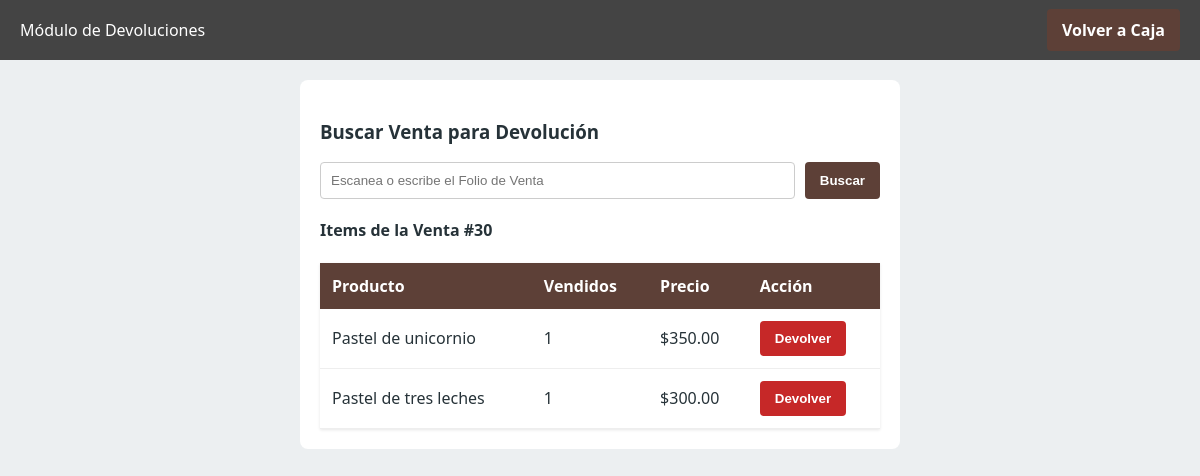
The app's page /operador_devoluciones.php?folio=30 (signed in) with its own data.
### tables this page shows
CREATE TABLE `ventas_det` (
  `id` int(10) UNSIGNED NOT NULL,
  `id_venta` int(10) UNSIGNED NOT NULL,
  `id_item` int(10) UNSIGNED NOT NULL,
  `cantidad` int(10) UNSIGNED NOT NULL,
  `precio_unitario` decimal(10,2) NOT NULL,
  `total` decimal(10,2) NOT NULL
);

CREATE TABLE `items` (
  `id` int(10) UNSIGNED NOT NULL,
  `codigo` varchar(50) NOT NULL,
  `nombre` varchar(150) NOT NULL,
  `descripcion` text DEFAULT NULL,
  `precio` decimal(10,2) NOT NULL,
  `id_proveedor` int(10) UNSIGNED DEFAULT NULL,
  `activo` tinyint(1) NOT NULL DEFAULT 1,
  `creado_en` timestamp NOT NULL DEFAULT current_timestamp(),
  `imagen` varchar(255) DEFAULT 'default.png'
);

### operador_devoluciones.php (the view, shortened to what this page needs)
<?php
require 'db.php';
$venta = null;
if (isset($_GET['folio'])) {
    $folio = $_GET['folio'];
    $sql = "SELECT vd.*, i.nombre
            FROM ventas_det vd
            JOIN items i ON vd.id_item = i.id
            WHERE vd.id_venta = $folio";
    $venta = $conn->query($sql);
}
?>
<!DOCTYPE html>
<html lang="es">
<head>
    <link rel="stylesheet" href="styles.css">
</head>
<body>
    <div class="pos-layout no-print">
        <header class="header" style="background:#444;">
            <div>Módulo de Devoluciones</div>
            <a href="pos.php" class="btn btn-primary">Volver a Caja</a>
        </header>
        <main class="pos-body" style="flex-direction:column; padding:20px; overflow-y:auto;">
            <div style="background:white; padding:20px; border-radius:8px; max-width:600px; margin:0 auto; width:100%;">
                <h3>Buscar Venta para Devolución</h3>
                <form method="GET" style="display:flex; gap:10px;">
                    <input type="number" name="folio" class="form-control" placeholder="Escanea o escribe el Folio de Venta" required autofocus>
                    <button class="btn btn-primary">Buscar</button>
                </form>
                <?php if($venta && $venta->num_rows > 0): ?>
                    <h4 style="margin-top:20px;">Items de la Venta #<?= $_GET['folio'] ?></h4>
                    <table class="admin-table">
                        <thead><tr><th>Producto</th><th>Vendidos</th><th>Precio</th><th>Acción</th></tr></thead>
                        <tbody>
                            <?php while($r = $venta->fetch_assoc()): ?>
                            <tr>
                                <td><?= $r['nombre'] ?></td>
                                <td><?= $r['cantidad'] ?></td>
                                <td>$<?= $r['precio_unitario'] ?></td>
                                <td>
                                    <button class="btn btn-danger" onclick="procesarDevolucion(<?= $r['id_venta'] ?>, <?= $r['id_item'] ?>, '<?= $r['nombre'] ?>', <?= $r['cantidad'] ?>, <?= $r['precio_unitario'] ?>)">
                                        Devolver
                                    </button>
                                </td>
                            </tr>
                            <?php endwhile; ?>
                        </tbody>
                    </table>
                <?php elseif(isset($_GET['folio'])): ?>
                    <p style="color:red; margin-top:10px;">Venta no encontrada.</p>
                <?php endif; ?>
            </div>
        </main>
    </div>
</body>
</html>

### styles.css (style rules this page uses)
:root { --primary: #5D4037; --secondary: #D7CCC8; --accent: #2E7D32; --danger: #C62828; --dark: #263238; --light: #ECEFF1; --white: #ffffff; }
* { box-sizing: border-box; }
body { font-family: 'Segoe UI', sans-serif; background: var(--light); margin: 0; color: var(--dark); }
.btn { border: none; padding: 10px 15px; border-radius: 4px; cursor: pointer; font-weight: bold; color: white; transition: 0.2s; text-decoration: none; display: inline-block; }
.btn-primary { background: var(--primary); }
.btn-danger { background: var(--danger); }
.pos-layout { display: flex; height: 100vh; flex-direction: column; overflow: hidden; }
.header { height: 60px; background: var(--primary); color: white; display: flex; align-items: center; justify-content: space-between; padding: 0 20px; }
.pos-body { display: flex; flex: 1; overflow: hidden; }
table.admin-table { width: 100%; border-collapse: collapse; background: white; box-shadow: 0 1px 3px rgba(0,0,0,0.1); }
table.admin-table th { background: var(--primary); color: white; padding: 12px; text-align: left; }
table.admin-table td { padding: 12px; border-bottom: 1px solid #eee; }
.form-control { width: 100%; padding: 10px; border: 1px solid #ccc; border-radius: 4px; }

### records on screen
ventas_det: id_item.nombre "Pastel de unicornio", cantidad "1", precio_unitario "350.00"
ventas_det: id_item.nombre "Pastel de tres leches", cantidad "1", precio_unitario "300.00"

### other values on screen
$_GET['folio'] "30"
